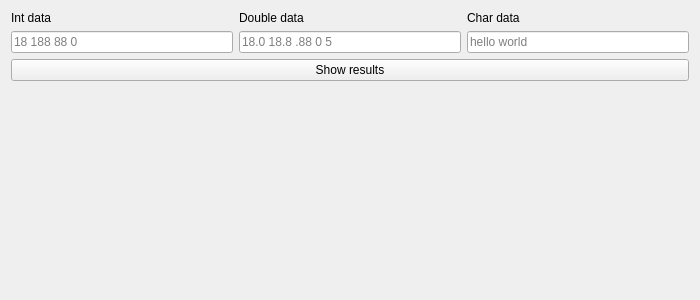
<?xml version="1.0" encoding="UTF-8"?>
<ui version="4.0">
 <class>Lab7Widget_ui</class>
 <widget class="QWidget" name="Lab7Widget_ui">
  <property name="geometry">
   <rect>
    <x>0</x>
    <y>0</y>
    <width>700</width>
    <height>300</height>
   </rect>
  </property>
  <property name="windowTitle">
   <string>Lab 7</string>
  </property>
  <layout class="QVBoxLayout" name="verticalLayout">
   <item>
    <layout class="QHBoxLayout" name="editsLayout">
     <item>
      <layout class="QVBoxLayout" name="intLayout">
       <item>
        <widget class="QLabel" name="label_int">
         <property name="text">
          <string>Int data</string>
         </property>
        </widget>
       </item>
       <item>
        <widget class="QLineEdit" name="edit_int">
         <property name="placeholderText">
          <string>18 188 88 0</string>
         </property>
        </widget>
       </item>
      </layout>
     </item>
     <item>
      <layout class="QVBoxLayout" name="doubleLayout">
       <item>
        <widget class="QLabel" name="label_double">
         <property name="text">
          <string>Double data</string>
         </property>
        </widget>
       </item>
       <item>
        <widget class="QLineEdit" name="edit_double">
         <property name="placeholderText">
          <string>18.0 18.8 .88 0 5</string>
         </property>
        </widget>
       </item>
      </layout>
     </item>
     <item>
      <layout class="QVBoxLayout" name="charLayout">
       <item>
        <widget class="QLabel" name="label_char">
         <property name="text">
          <string>Char data</string>
         </property>
        </widget>
       </item>
       <item>
        <widget class="QLineEdit" name="edit_char">
         <property name="placeholderText">
          <string>hello world</string>
         </property>
        </widget>
       </item>
      </layout>
     </item>
    </layout>
   </item>
   <item>
    <widget class="QPushButton" name="btn_show_results">
     <property name="text">
      <string>Show results</string>
     </property>
    </widget>
   </item>
   <item>
    <spacer name="verticalSpacer">
     <property name="orientation">
      <enum>Qt::Orientation::Vertical</enum>
     </property>
     <property name="sizeHint" stdset="0">
      <size>
       <width>20</width>
       <height>40</height>
      </size>
     </property>
    </spacer>
   </item>
  </layout>
 </widget>
 <resources/>
 <connections/>
</ui>
